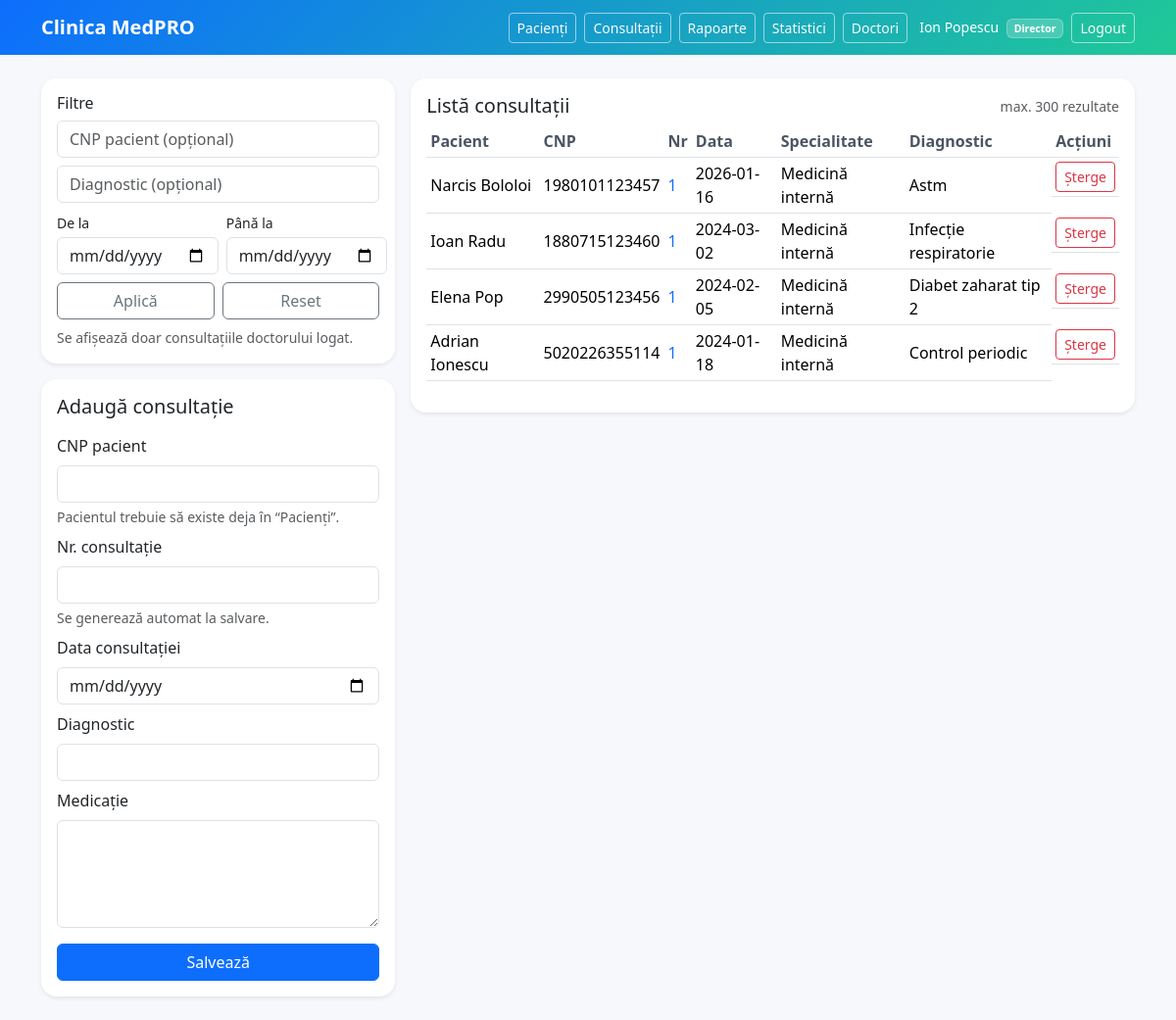
Screenshot of /public/consultatii.php (signed in) with the database file from the repository.
### tables this page shows
CREATE TABLE IF NOT EXISTS `consultatii` (
  `id` int NOT NULL AUTO_INCREMENT,
  `cnp_pacient` char(13) NOT NULL,
  `nr_consultatie` int NOT NULL,
  `data_consultatie` date NOT NULL,
  `diagnostic` varchar(255) NOT NULL,
  `medicamentatie` text NOT NULL,
  `doctor_id` int NOT NULL,
  `specialitate_id` int NOT NULL,
  `created_at` timestamp NULL DEFAULT CURRENT_TIMESTAMP,
  PRIMARY KEY (`id`),
  UNIQUE KEY `uq_pacient_nr` (`cnp_pacient`,`nr_consultatie`),
  KEY `fk_consultatii_doctori` (`doctor_id`),
  KEY `fk_consultatii_specialitati` (`specialitate_id`)
);

CREATE TABLE IF NOT EXISTS `pacienti` (
  `cnp` char(13) NOT NULL,
  `nume` varchar(60) NOT NULL,
  `prenume` varchar(60) NOT NULL,
  `adresa` varchar(255) NOT NULL,
  `data_nasterii` date NOT NULL,
  `sex` enum('M','F') NOT NULL,
  `varsta` int NOT NULL,
  `email` varchar(120) NOT NULL,
  `telefon` varchar(30) NOT NULL,
  `created_at` timestamp NULL DEFAULT CURRENT_TIMESTAMP,
  PRIMARY KEY (`cnp`)
);

CREATE TABLE IF NOT EXISTS `specialitati` (
  `id` int NOT NULL AUTO_INCREMENT,
  `nume` varchar(100) NOT NULL,
  PRIMARY KEY (`id`),
  UNIQUE KEY `nume` (`nume`)
);

### app/helpers.php (called while the page is built, shortened)
<?php
function e(string $s): string {
  return htmlspecialchars($s, ENT_QUOTES, 'UTF-8');
}

### app/db.php (called while the page is built, shortened)
<?php
function db(): PDO {
  $cfg = require __DIR__ . '/config.php';
  $db = $cfg['db'];
  $dsn = "mysql:host={$db['host']};dbname={$db['name']};charset={$db['charset']}";
  $pdo = new PDO($dsn, $db['user'], $db['pass'], [
    PDO::ATTR_ERRMODE => PDO::ERRMODE_EXCEPTION,
    PDO::ATTR_DEFAULT_FETCH_MODE => PDO::FETCH_ASSOC,
  ]);
  return $pdo;
}

### public/consultatii.php (the view, shortened to what this page needs)
<?php
require_once __DIR__ . '/../app/guards.php';
require_once __DIR__ . '/../app/db.php';
require_once __DIR__ . '/../app/helpers.php';
require_once __DIR__ . '/../app/layout.php';
$u = auth_user();
$doctorId = (int)$u['id'];
$prefillCnp = trim((string)($_GET['cnp'] ?? ''));
$prefillPacient = null;
$editConsult = null;
$isEdit = (bool)$editConsult;
$nextNr = '';
$cnpFilter = trim((string)($_GET['cnp'] ?? ''));
$diagFilter = trim((string)($_GET['diag'] ?? ''));
$dateFrom = trim((string)($_GET['from'] ?? ''));
$dateTo = trim((string)($_GET['to'] ?? ''));
$where = ["c.doctor_id = :did"];
$params = [':did' => $doctorId];
$sql = "
  SELECT
    c.*,
    p.nume AS p_nume,
    p.prenume AS p_prenume,
    s.nume AS specialitate
  FROM consultatii c
  JOIN pacienti p ON p.cnp = c.cnp_pacient
  JOIN specialitati s ON s.id = c.specialitate_id
  WHERE " . implode(" AND ", $where) . "
  ORDER BY c.data_consultatie DESC, c.id DESC
  LIMIT 300
";
$list = db()->prepare($sql);
$list->execute($params);
$consultatii = $list->fetchAll();
function val(?array $row, string $key): string {
  return e((string)($row[$key] ?? ''));
}
layout_header('Consultații', $u);
?>
<div class="row g-3">
  <div class="col-lg-4">
    <div class="card shadow-sm mb-3">
      <div class="card-body">
        <h2 class="h6 mb-2">Filtre</h2>
        <form method="get" class="vstack gap-2">
          <input name="cnp" value="<?= e($cnpFilter) ?>" class="form-control" placeholder="CNP pacient (opțional)">
          <input name="diag" value="<?= e($diagFilter) ?>" class="form-control" placeholder="Diagnostic (opțional)">
          <div class="d-flex gap-2">
            <div class="w-50">
              <label class="form-label small mb-1">De la</label>
              <input type="date" name="from" value="<?= e($dateFrom) ?>" class="form-control">
            </div>
            <div class="w-50">
              <label class="form-label small mb-1">Până la</label>
              <input type="date" name="to" value="<?= e($dateTo) ?>" class="form-control">
            </div>
          </div>
          <div class="d-flex gap-2">
            <button class="btn btn-outline-secondary w-50">Aplică</button>
            <a class="btn btn-outline-secondary w-50" href="/clinica/public/consultatii.php">Reset</a>
          </div>
        </form>
        <div class="form-text mt-2">
          Se afișează doar consultațiile doctorului logat.
        </div>
      </div>
    </div>
    <div class="card shadow-sm">
      <div class="card-body">
        <h2 class="h5 mb-3"><?= $isEdit ? 'Editează consultație' : 'Adaugă consultație' ?></h2>
        <form method="post">
          <div class="mb-2">
            <label class="form-label">CNP pacient</label>
            <input name="cnp_pacient"
                   class="form-control"
                   required
                   value="<?= $isEdit ? val($editConsult, 'cnp_pacient') : e($prefillCnp) ?>"
                   <?= ($prefillCnp !== '' || $isEdit) ? 'readonly' : '' ?>>
            <?php if (($prefillCnp !== '' || $isEdit) && $prefillPacient): ?>
              <div class="form-text">
                Pacient: <b><?= e($prefillPacient['prenume'].' '.$prefillPacient['nume']) ?></b>
              </div>
            <?php else: ?>
              <div class="form-text">Pacientul trebuie să existe deja în “Pacienți”.</div>
            <?php endif; ?>
          </div>
          <div class="mb-2">
            <label class="form-label">Nr. consultație</label>
            <?php if ($isEdit): ?>
              <input type="number" class="form-control" value="<?= val($editConsult, 'nr_consultatie') ?>" readonly>
              <div class="form-text">Numărul nu se modifică (se generează automat la creare).</div>
            <?php else: ?>
              <input type="number" class="form-control" value="<?= e($nextNr) ?>" readonly>
              <div class="form-text">Se generează automat la salvare.</div>
            <?php endif; ?>
          </div>
          <div class="mb-2">
            <label class="form-label">Data consultației</label>
            <input type="date" name="data_consultatie" class="form-control" required
                   value="<?= val($editConsult, 'data_consultatie') ?>">
          </div>
          <div class="mb-2">
            <label class="form-label">Diagnostic</label>
            <input name="diagnostic" class="form-control" required
                   value="<?= val($editConsult, 'diagnostic') ?>">
          </div>
          <div class="mb-3">
            <label class="form-label">Medicație</label>
            <textarea name="medicamentatie" class="form-control" rows="4" required><?= val($editConsult, 'medicamentatie') ?></textarea>
          </div>
          <button class="btn btn-primary w-100"><?= $isEdit ? 'Actualizează' : 'Salvează' ?></button>
        </form>
      </div>
    </div>
  </div>
  <div class="col-lg-8">
    <div class="card shadow-sm">
      <div class="card-body">
        <div class="d-flex justify-content-between align-items-center mb-2">
          <h2 class="h5 mb-0">Listă consultații</h2>
          <div class="text-muted small">max. 300 rezultate</div>
        </div>
        <div class="table-responsive">
          <table class="table table-sm align-middle">
            <thead>
              <tr>
                <th>Pacient</th>
                <th>CNP</th>
                <th>Nr</th>
                <th>Data</th>
                <th>Specialitate</th>
                <th>Diagnostic</th>
                <th>Acțiuni</th>
              </tr>
            </thead>
            <tbody>
            <?php foreach ($consultatii as $c): ?>
              <tr>
                <td><?= e($c['p_prenume'].' '.$c['p_nume']) ?></td>
                <td><?= e($c['cnp_pacient']) ?></td>
                <td>
                  <a class="text-decoration-none"
                     href="/clinica/public/consultatii.php?edit=<?= (int)$c['id'] ?>">
                    <?= e((string)$c['nr_consultatie']) ?>
                  </a>
                </td>
                <td><?= e($c['data_consultatie']) ?></td>
                <td><?= e($c['specialitate']) ?></td>
                <td><?= e($c['diagnostic']) ?></td>
                <td class="d-flex gap-2">
                  <form method="post" onsubmit="return confirm('Sigur ștergi consultația?');">
                    <button class="btn btn-sm btn-outline-danger">Șterge</button>
                  </form>
                </td>
              </tr>
            <?php endforeach; ?>
            </tbody>
          </table>
        </div>
      </div>
    </div>
  </div>
</div>
<?php
layout_footer();

### app/layout.php (shortened to what this page needs)
<?php
require_once __DIR__ . '/helpers.php';
function layout_header(string $title, array $u): void {
  $isDirector = ((int)($u['is_director'] ?? 0) === 1);
  ?>
  <!doctype html>
  <html lang="ro">
  <head>
    <link href="https://cdn.jsdelivr.net/npm/bootstrap@5.3.3/dist/css/bootstrap.min.css" rel="stylesheet">
  </head>
  <body>
  <nav class="navbar navbar-expand-lg navbar-dark topbar">
    <div class="container">
      <a class="navbar-brand fw-semibold" href="/clinica/public/index.php">Clinica MedPRO</a>
      <div class="ms-auto d-flex flex-wrap gap-2 align-items-center text-white">
        <a class="btn btn-sm btn-outline-light" href="/clinica/public/pacienti.php">Pacienți</a>
        <a class="btn btn-sm btn-outline-light" href="/clinica/public/consultatii.php">Consultații</a>
        <a class="btn btn-sm btn-outline-light" href="/clinica/public/rapoarte.php">Rapoarte</a>
        <?php if ($isDirector): ?>
          <a class="btn btn-sm btn-outline-light" href="/clinica/public/statistici.php">Statistici</a>
          <a class="btn btn-sm btn-outline-light" href="/clinica/public/doctori.php">Doctori</a>
        <?php endif; ?>
        <span class="small ms-1">
          <?= e(($u['prenume'] ?? '').' '.($u['nume'] ?? '')) ?>
          <span class="badge badge-role ms-1"><?= $isDirector ? 'Director' : 'Doctor' ?></span>
        </span>
        <a class="btn btn-sm btn-outline-light" href="/clinica/public/logout.php">Logout</a>
      </div>
    </div>
  </nav>
  <div class="container py-4">
  <?php
}
function layout_footer(): void {
  ?>
  </div>
  </body>
  </html>
  <?php
}

### app/layout.php (style rules this page uses)
:root { --bg: #f6f8fb; --brand1: #0d6efd; --brand2: #20c997; }
body { background: var(--bg); }
.topbar { background: linear-gradient(135deg, var(--brand1) 0%, var(--brand2) 100%); }
.topbar .btn-outline-light { border-color: rgba(255,255,255,.55); }
.card { border: none; border-radius: 1rem; box-shadow: 0 12px 30px rgba(0,0,0,0.08); }
.table thead th { color: #4b5563; font-weight: 600; }
.badge-role { background: rgba(255,255,255,.2); border: 1px solid rgba(255,255,255,.25); }

### rows the page displays
consultatii: pacienti.prenume+nume "Narcis Bololoi", cnp_pacient "1980101123457", nr_consultatie "1", data_consultatie "2026-01-16", specialitati.nume "Medicină internă", diagnostic "Astm"
consultatii: pacienti.prenume+nume "Ioan Radu", cnp_pacient "1880715123460", nr_consultatie "1", data_consultatie "2024-03-02", specialitati.nume "Medicină internă", diagnostic "Infecție respiratorie"
consultatii: pacienti.prenume+nume "Elena Pop", cnp_pacient "2990505123456", nr_consultatie "1", data_consultatie "2024-02-05", specialitati.nume "Medicină internă", diagnostic "Diabet zaharat tip 2"
consultatii: pacienti.prenume+nume "Adrian Ionescu", cnp_pacient "5020226355114", nr_consultatie "1", data_consultatie "2024-01-18", specialitati.nume "Medicină internă", diagnostic "Control periodic"
